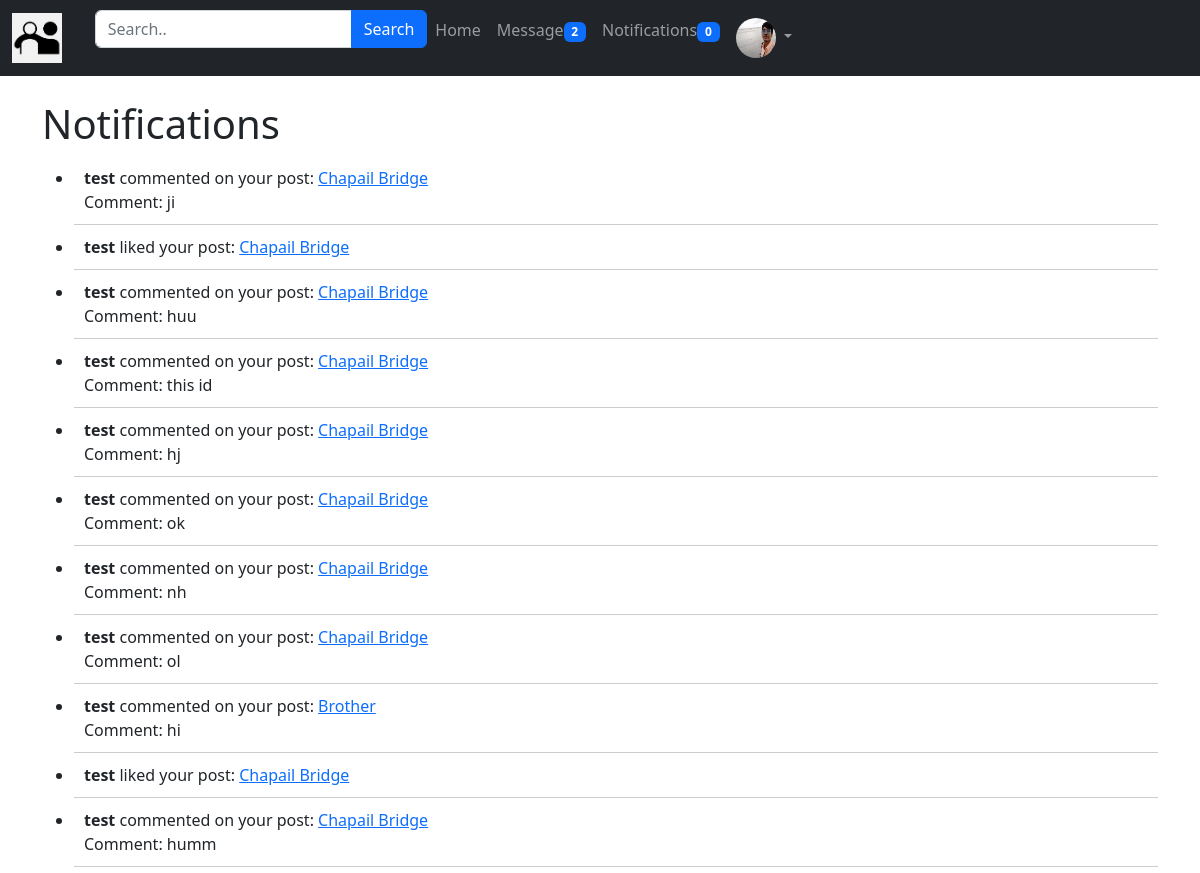
The app's page /post/notifications/ (signed in, upper part), older data.
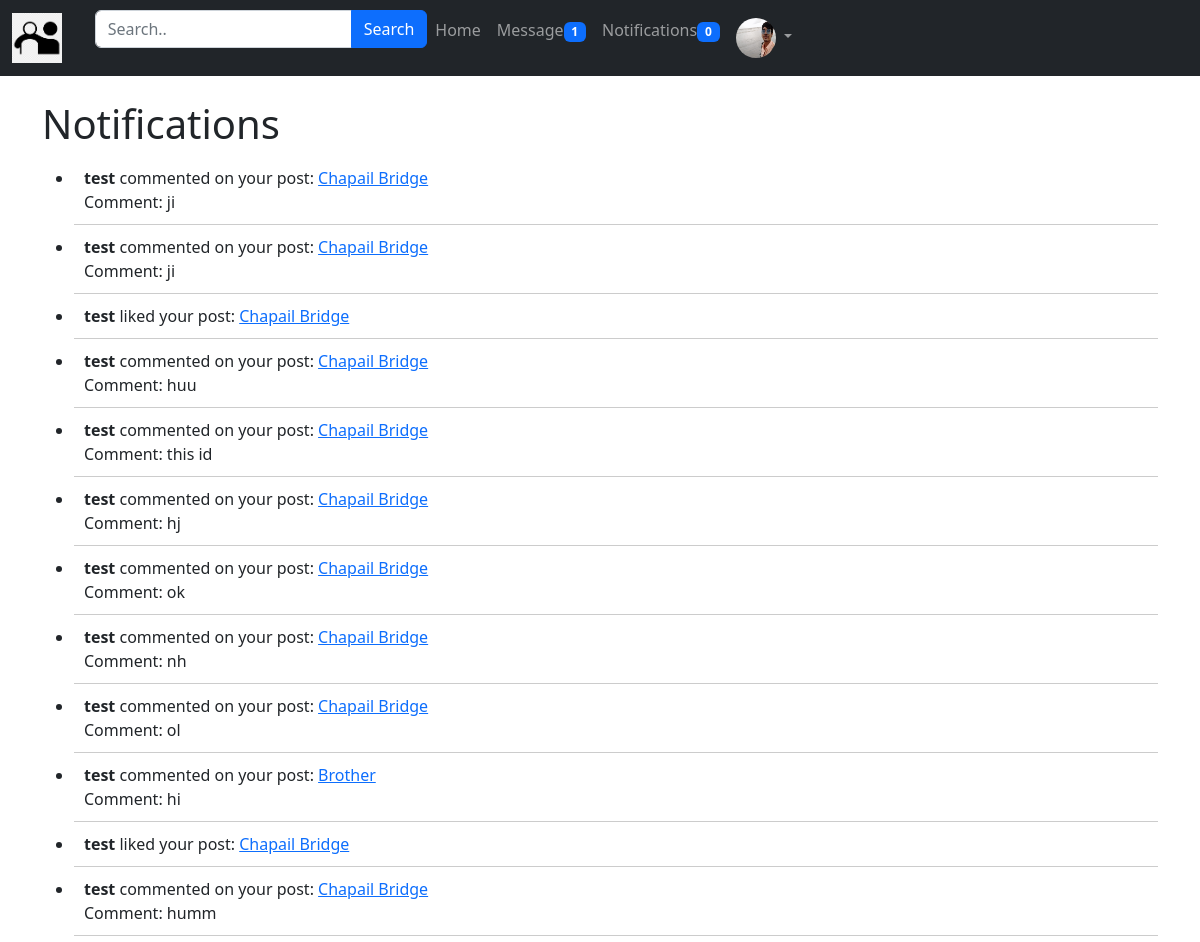
The same page, newer data.
### App_Post/models.py (models this page shows, shortened)
class Notification(models.Model):
    user = models.ForeignKey(User, on_delete=models.CASCADE, related_name='notifications')
    notification_type = models.CharField(max_length=20)
    target = models.ForeignKey(User, on_delete=models.CASCADE, related_name='target_user')
    post = models.ForeignKey(Posts, on_delete=models.CASCADE, null=True, blank=True)
    comment = models.ForeignKey(Comment, on_delete=models.CASCADE, null=True, blank=True)
    date_created = models.DateTimeField(auto_now_add=True)
    is_new = models.BooleanField(default=True)
    class Meta:
        ordering = ['-date_created']

class Posts(models.Model):
    author = models.ForeignKey(User, on_delete=models.CASCADE, related_name='post')
    image = models.ImageField(upload_to='post_images')
    caption = models.CharField(max_length=264, blank= True)
    upload_date = models.DateTimeField(auto_now_add=True)
    update_date = models.DateTimeField(auto_now=True)
    class Meta:
        ordering=['-upload_date']

class Comment(models.Model):
    post = models.ForeignKey(Posts, on_delete=models.CASCADE, related_name='comments')
    author = models.ForeignKey(User, on_delete=models.CASCADE)
    content = models.TextField()
    timestamp = models.DateTimeField(auto_now_add=True)
    class Meta:
        ordering = ['-timestamp']

### App_Post/views.py (the view)
# urls.py: path('notifications/', views.notifications, name='notifications'),
@login_required
def notifications(request):
    notifications = Notification.objects.filter(user=request.user)
    unread_notifications = notifications.filter(is_new=True , user=request.user)
    unread_notifications_count = unread_notifications.count()
    for notification in unread_notifications:
        notification.is_new = False
        notification.save()
    context = {
        'notifications': notifications,
        'unread_notifications': unread_notifications,
        'unread_notifications_count': unread_notifications_count,
        **base_context(request)
    }
    return render(request, 'App_Post/notifications.html', context)

### App_Post/context_processors.py (called while the page is built)
def base_context(request):
    if request.user.is_authenticated:
        unread_notifications_count = Notification.objects.filter(
            user=request.user, is_new=True).count()
        unread_messages_count = Message.objects.filter(
            recipient=request.user, is_new=True).count()
    else:
        unread_notifications_count = 0
        unread_messages_count = 0
    return {
        'unread_notifications_count': unread_notifications_count,
        'unread_messages_count': unread_messages_count
    }

### templates/App_Post/notifications.html (shortened to what this page needs)
{% extends 'navbar.html' %}
{% load crispy_forms_tags %}
{% block body_block %}
  <h1>Notifications</h1>
  {% if notifications %}
    <ul>
      {% for notification in notifications %}
        {% if notification not in unread_notifications %}
          <li class="notification">
            {% if notification.notification_type == 'Like' %}
              <strong>{{ notification.target.username }}</strong> liked your post:
              <a href="{% url 'App_Post:post_details' post_id=notification.post.pk %}">{{ notification.post.caption }}</a>
            {% elif notification.notification_type == 'Comment' %}
              <strong>{{ notification.target.username }}</strong> commented on your post:
              <a href="{% url 'App_Post:post_details' post_id=notification.post.pk %}">{{ notification.post.caption }}</a>
              <br>
              Comment: {{ notification.comment.content }}
            {% elif notification.notification_type == 'Follow' %}
              <a href="{% url 'App_Login:user' username=notification.target.username %}">
                <strong>{{ notification.target.username }}</strong> started following you.
              </a>
            {% endif %}
          </li>
        {% endif %}
      {% endfor %}
    </ul>
  {% else %}
    <p>No new notifications.</p>
  {% endif %}
{% endblock %}

### templates/navbar.html (shortened to what this page needs)
<!DOCTYPE html>
<html lang="en">
<head>
  <link href="https://cdn.jsdelivr.net/npm/bootstrap@5.2.3/dist/css/bootstrap.min.css" rel="stylesheet">
</head>
<body>
<nav class="navbar navbar-expand-lg bg-dark navbar-dark">
  <div class="container-fluid">
    <a class="navbar-brand" href="{% url 'App_Post:home' %}">
      <img src="/media/logo.png" style="width: 50px; height:auto;" alt="Logo">
    </a>
    <div class="collapse navbar-collapse" id="collapsibleNavbar">
      <ul class="navbar-nav">
        <form class="form-inline" method="get" action="{% url 'App_Post:home' %}" onsubmit="return validateSearch()">
          <div class="input-group mb-3">
              <input type="text" class="form-control" placeholder="Search.." name="search">
              <button class="btn btn-primary" type="submit">Search</button>
          </div>
        </form>
        <li class="nav-item">
          <a class="nav-link" href="{% url 'App_Post:home' %}">Home</a>
        </li>
        <li class="nav-item">
          <a class="nav-link" href="{% url 'App_Message:inbox' %}">Message<span class="badge bg-primary">{{ unread_messages_count }}</span></a>
        </li>
        <li class="nav-item">
          <a class="nav-link" href="{% url 'App_Post:notifications' %}">Notifications<span class="badge bg-primary">{{ unread_notifications_count }}</span></a>
        </li>
        <li class="nav-item dropdown">
          {% if user.user_profile.profile_pic %}
          <a class="nav-link dropdown-toggle" href="#" role="button" data-bs-toggle="dropdown">
            <img src="/media/{{user.user_profile.profile_pic}}" width="40px" height="40px" class="rounded-circle">
          </a>
          {% else %}
          <a class="nav-link dropdown-toggle" href="#" role="button" data-bs-toggle="dropdown">
            <img src="/media/default.png" width="40px" height="40px" class="rounded-circle">
          </a>
          {% endif %}
        </li>
      </ul>
    </div>
  </div>
</nav>
<br>
<div class="container">
  {% block body_block %}
  {% endblock %}
</div>
</body>
</html>

Row changes from the older to the newer data that the page shows:
added Notification: target.username "test", post.caption "Chapail Bridge", comment.content "ji"
Text that changed along with them:
{{ unread_messages_count }}: "2" → "1"
